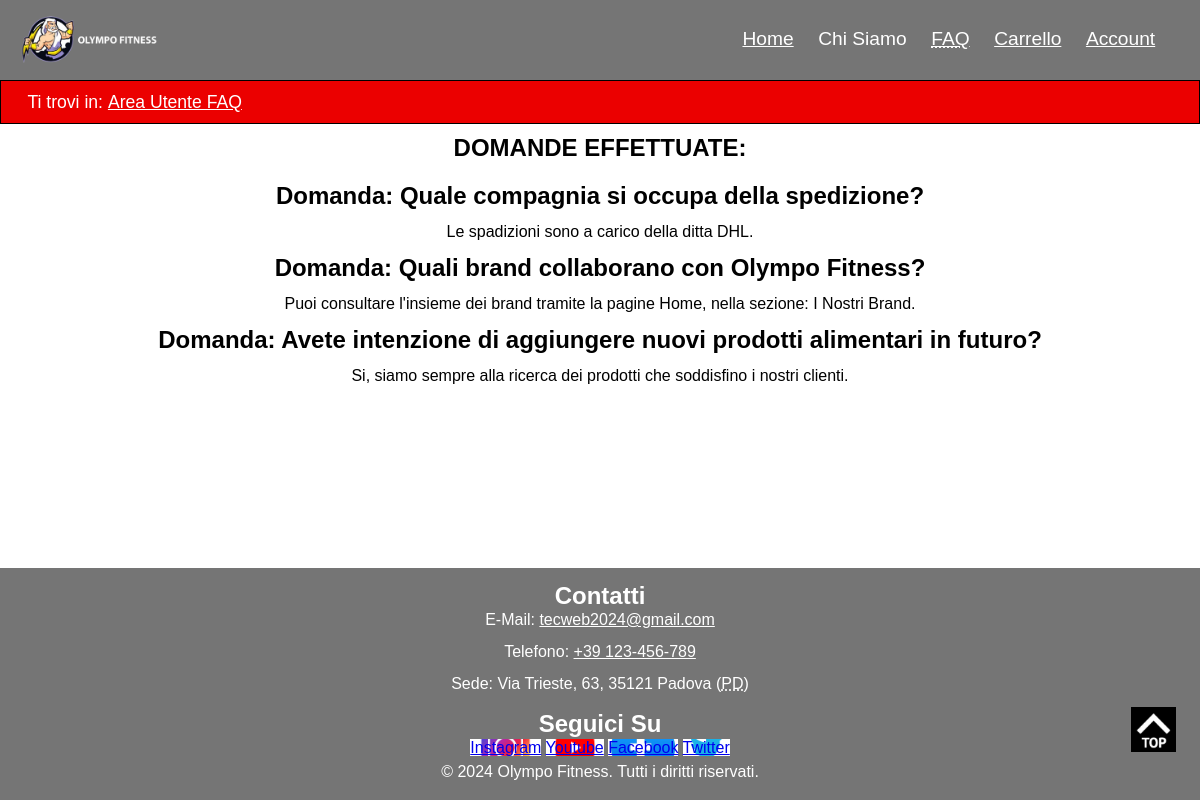
The app's page /areaUtenteFaq.php, older data.
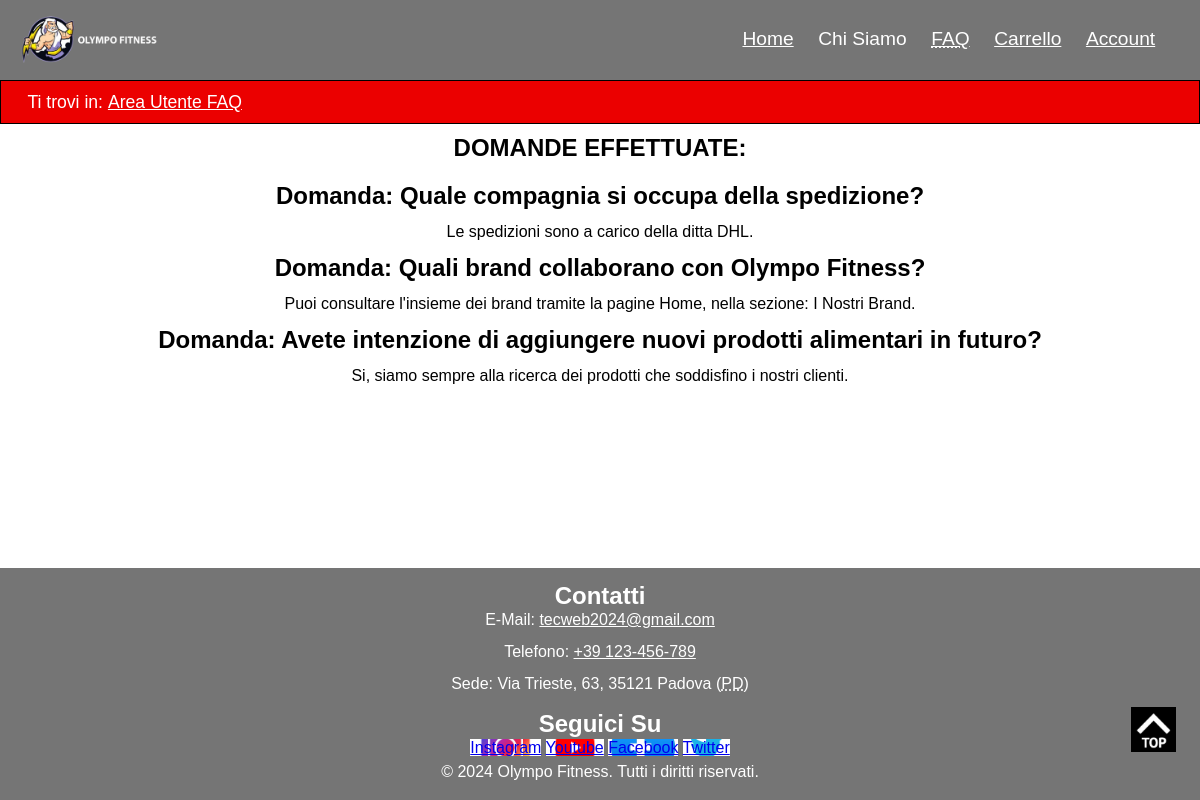
The same page, newer data.
### tables this page shows
CREATE TABLE `faq` (
  `ID` int(10) UNSIGNED NOT NULL,
  `domanda` text NOT NULL,
  `risposta` text DEFAULT NULL,
  `utente` int(10) UNSIGNED NOT NULL,
  `amministratore` int(10) UNSIGNED DEFAULT NULL
);

### connection.php (called while the page is built, shortened)
<?php
class DBAccess {
    private $connection;
    public function openDBConnection(){
        $this->connection = mysqli_connect(
            self::HOST_DB,
            self::USERNAME,
            self::PASSWORD,
            self::DATABASE_NAME
        );
        if(mysqli_connect_errno()) {
            echo "Errore di connessione al database: " . mysqli_connect_error();
            return false;
        } else {
            return true;
        }
    }
public function getFaqFromDataBase() {
    $domande_risposta = array();
    $query = "SELECT domanda, risposta FROM faq WHERE utente=1";
    $result = mysqli_query($this->connection, $query) or die("Errore nell'accesso al database" .mysqli_error($this->connection));
    if ($result && $result->num_rows > 0) {
        while ($row = $result->fetch_assoc()) {
            $domande_risposta[] = $row;
        }
    } else {
        $domande_risposta = array();
    }
    return $domande_risposta;
}
}
?>

### areaUtenteFaq.php (the view, shortened to what this page needs)
<?php
require_once "connection.php";
$paginaHTML = file_get_contents("areaUtenteFaqTemplate.html");
$stringaFAQ = "";
$connection = new DBAccess();
$connectionOk = $connection->openDBConnection();
if ($connectionOk) {
    $listaFAQ = $connection->getFaqFromDatabase();
    if ($listaFAQ != null) {
        foreach ($listaFAQ as $faq) {
            $stringaFAQ .= '<li><h2>Domanda: ' . $faq["domanda"] . '</h2> <p>' . $faq["risposta"] . '</li>';
        }
    } else {
        $stringaFAQ .= "<li>Non sono presenti domande</li>";
    }
} else {
    $stringaFAQ = "<li>I sistemi sono momentaneamente fuori servizio, ci scusiamo per il disagio</li>";
}
$paginaHTML = str_replace("{faq}", $stringaFAQ, $paginaHTML);
echo $paginaHTML;
?>

### style.css (style rules this page uses)
* { margin: 0em; padding: 0em; }
:root { --headerBgColor: #757575; --headerTextColor: #FFFFFF; --bgColor: #FFFFFF; --textColor: #000000; --breadcrumbBgColor: #EB0000; --breadcrumbTextColor: #FFFFFF; --footerBgColor: #757575; --footerTextColor: #FFFFFF; --visitedLinkColor: #000000; --linkColor: #FFFFFF; --textCategories: #FFFFFF; --textProducts: #000000; --colorButtonHover: #000000; --font-body-family: "Roboto Condensed", sans-serif; }
html { font-size: 100%; font-family: var(--font-body-family); line-height: 1.5em; margin: auto; scroll-behavior: smooth; }
body { font-family: Arial, sans-serif; line-height: 1.5em; background-color: var(--bgColor); color: var(--textColor); display: flex; flex-direction: column; min-height: 100vh; }
header { background-color: var(--headerBgColor); padding: 0.5em 1em 0.5em 1em; }
h1.logo { background-image: url('images/zeusbiancogrigio.jpg'); background-repeat: no-repeat; background-size: contain; }
.logo { color:var(--headerTextColor); font-size: 2em; line-height: 2em; float:left; text-indent:100%; white-space:nowrap; overflow:hidden; }
nav a:link { color: var(--linkColor); }
#menu a:link { color: var(--linkColor); }
#menu { float: right; color: var(--headerTextColor); }
#menu ul { max-width: 1024px; padding: 1em; margin: auto; list-style-type:none; text-align: center; font-size: 120%; }
#menu ul li { display: inline; margin: 0 0.5em; }
#breadcrumb { background-color: var(--breadcrumbBgColor); color: var(--breadcrumbTextColor); border: 1px solid black; font-size: 110%; padding: 0.5em 0em 0.5em 1.5em; }
#breadcrumb p { max-width: 1024px; }
#contacts ul { list-style: none; padding-bottom: 0.5em; }
#contacts li { margin-bottom: 0.5em; }
#contacts a:link { color: var(--linkColor); }
#instaImage { background-image: url('images/iconInsta.jpg'); background-repeat: no-repeat; background-position: center; background-size: cover; }
#youtubeImage { background-image: url('images/iconYT.png'); background-repeat: no-repeat; background-position: center; background-size: cover; }
#facebookImage { background-image: url('images/iconFB.jpg'); background-repeat: no-repeat; background-position: center; background-size: cover; }
#twitterImage { background-image: url('images/iconTwitter.png'); background-repeat: no-repeat; background-position: center; background-size: cover; }
#buttonToTop { position: fixed; right: 1em; bottom: 1.5em; }
a#buttonToTop { background-image: url(images/back_to_topIcon.jpg); background-position: center; background-size: contain; margin: 0 0.5em 1.5em 0.5em; padding: 0.9em; height: 1em; width: 1em; background-color: #000000; display: inline-block; text-indent: -999em; }
footer { margin-top: auto; background-color: var(--footerBgColor); color: var(--footerTextColor); padding: 1em; text-align: center; }
#q_a_container { text-align: center; }
#q_a_container h2 { padding: 1%; text-align: center; }

### mobile.css (style rules this page uses)
header { padding: 0em; }
.logo { line-height: 2.5em; clear: both; }
#menu { background-color: #757575; border: 1px solid black; position: fixed; bottom: 0; justify-content: space-around; clear: both; width: 100%; }
#menu ul { font-size: 100%; padding: 0.5em; }
#menu ul li { margin: 0 0.3em; }
#breadcrumb { font-size: 90%; padding: 0.5em 0em 0.5em 0.8em; }
#buttonToTop { position: fixed; font-size: 90%; right: 0.5em; bottom: 6em; }
a#buttonToTop { margin-bottom: 2.5em; }
footer { padding: 0.5em; }
#footer_Text { margin-bottom: 5em; }
#q_a_container { text-align: center; }
#q_a_container h2 { padding: 1%; text-align: center; }

Row changes from the older to the newer data that the page shows:
changed faq "Quale compagnia si occupa della spedizione?": risposta "Le spadizioni sono a carico della ditta DHL." → "Le spedizioni sono a carico della ditta DHL."
